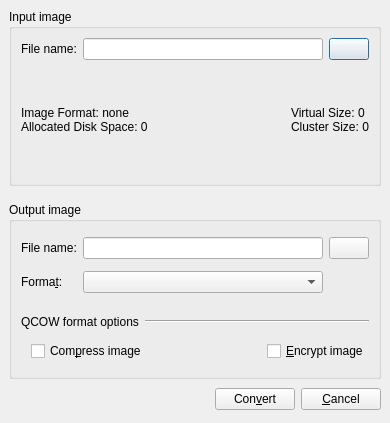
<?xml version="1.0" encoding="UTF-8"?>
<ui version="4.0">
 <author>Andrey Rijov</author>
 <class>Convert_HDD_Image_Window</class>
 <widget class="QDialog" name="Convert_HDD_Image_Window">
  <property name="geometry">
   <rect>
    <x>0</x>
    <y>0</y>
    <width>390</width>
    <height>423</height>
   </rect>
  </property>
  <property name="windowTitle">
   <string>Convert HDD Image</string>
  </property>
  <property name="windowIcon">
   <iconset resource="../resources/images.qrc">
    <normaloff>:/hdd.png</normaloff>:/hdd.png</iconset>
  </property>
  <layout class="QGridLayout" name="gridLayout">
   <item row="0" column="0" colspan="3">
    <widget class="QGroupBox" name="groupBox">
     <property name="title">
      <string>Input image</string>
     </property>
     <layout class="QGridLayout" name="gridLayout_3">
      <item row="0" column="0">
       <widget class="QLabel" name="label_3">
        <property name="text">
         <string>File name:</string>
        </property>
       </widget>
      </item>
      <item row="0" column="1">
       <widget class="QLineEdit" name="Edit_Base_File_Name"/>
      </item>
      <item row="0" column="2">
       <widget class="QPushButton" name="Button_Browse_Base">
        <property name="text">
         <string/>
        </property>
        <property name="icon">
         <iconset resource="../resources/images.qrc">
          <normaloff>:/open-file.png</normaloff>:/open-file.png</iconset>
        </property>
       </widget>
      </item>
      <item row="1" column="0" colspan="3">
       <layout class="QHBoxLayout" name="horizontalLayout_16">
        <property name="sizeConstraint">
         <enum>QLayout::SetMinimumSize</enum>
        </property>
        <item>
         <widget class="QLabel" name="Label_HDD_Info_L">
          <property name="text">
           <string>Image Format: none
Allocated Disk Space: 0</string>
          </property>
          <property name="textInteractionFlags">
           <set>Qt::TextSelectableByMouse</set>
          </property>
         </widget>
        </item>
        <item>
         <spacer name="s2">
          <property name="orientation">
           <enum>Qt::Horizontal</enum>
          </property>
          <property name="sizeHint" stdset="0">
           <size>
            <width>10</width>
            <height>15</height>
           </size>
          </property>
         </spacer>
        </item>
        <item>
         <widget class="QLabel" name="Label_HDD_Info_R">
          <property name="text">
           <string>Virtual Size: 0
Cluster Size: 0</string>
          </property>
         </widget>
        </item>
       </layout>
      </item>
     </layout>
    </widget>
   </item>
   <item row="1" column="0" colspan="3">
    <spacer name="s3">
     <property name="orientation">
      <enum>Qt::Vertical</enum>
     </property>
     <property name="sizeType">
      <enum>QSizePolicy::Fixed</enum>
     </property>
     <property name="sizeHint" stdset="0">
      <size>
       <width>368</width>
       <height>10</height>
      </size>
     </property>
    </spacer>
   </item>
   <item row="2" column="0" colspan="3">
    <widget class="QGroupBox" name="groupBox_2">
     <property name="title">
      <string>Output image</string>
     </property>
     <layout class="QGridLayout" name="gridLayout_2">
      <item row="0" column="0">
       <widget class="QLabel" name="label_4">
        <property name="text">
         <string>File name:</string>
        </property>
       </widget>
      </item>
      <item row="0" column="1">
       <widget class="QLineEdit" name="Edit_Output_File_Name"/>
      </item>
      <item row="0" column="2">
       <widget class="QPushButton" name="Button_Browse_Output">
        <property name="text">
         <string/>
        </property>
        <property name="icon">
         <iconset resource="../resources/images.qrc">
          <normaloff>:/open-file.png</normaloff>:/open-file.png</iconset>
        </property>
       </widget>
      </item>
      <item row="1" column="0">
       <widget class="QLabel" name="Label_Output_Format">
        <property name="sizePolicy">
         <sizepolicy hsizetype="Maximum" vsizetype="Preferred">
          <horstretch>0</horstretch>
          <verstretch>0</verstretch>
         </sizepolicy>
        </property>
        <property name="text">
         <string>Forma&amp;t:</string>
        </property>
        <property name="buddy">
         <cstring>CB_Output_Format</cstring>
        </property>
       </widget>
      </item>
      <item row="1" column="1">
       <widget class="QComboBox" name="CB_Output_Format"/>
      </item>
      <item row="2" column="1">
       <spacer name="s4">
        <property name="orientation">
         <enum>Qt::Vertical</enum>
        </property>
        <property name="sizeType">
         <enum>QSizePolicy::Fixed</enum>
        </property>
        <property name="sizeHint" stdset="0">
         <size>
          <width>30</width>
          <height>10</height>
         </size>
        </property>
       </spacer>
      </item>
      <item row="3" column="0" colspan="3">
       <layout class="QHBoxLayout" name="horizontalLayout_7">
        <item>
         <widget class="QLabel" name="label_5">
          <property name="sizePolicy">
           <sizepolicy hsizetype="Maximum" vsizetype="Preferred">
            <horstretch>0</horstretch>
            <verstretch>0</verstretch>
           </sizepolicy>
          </property>
          <property name="text">
           <string>QCOW format options</string>
          </property>
         </widget>
        </item>
        <item>
         <widget class="Line" name="line">
          <property name="orientation">
           <enum>Qt::Horizontal</enum>
          </property>
         </widget>
        </item>
       </layout>
      </item>
      <item row="4" column="0" colspan="3">
       <layout class="QHBoxLayout" name="horizontalLayout">
        <property name="leftMargin">
         <number>10</number>
        </property>
        <item>
         <widget class="QCheckBox" name="CH_Compressed">
          <property name="text">
           <string>Com&amp;press image</string>
          </property>
         </widget>
        </item>
        <item>
         <spacer name="s5">
          <property name="orientation">
           <enum>Qt::Horizontal</enum>
          </property>
          <property name="sizeHint" stdset="0">
           <size>
            <width>40</width>
            <height>20</height>
           </size>
          </property>
         </spacer>
        </item>
        <item>
         <widget class="QCheckBox" name="CH_Encrypted">
          <property name="text">
           <string>&amp;Encrypt image</string>
          </property>
         </widget>
        </item>
       </layout>
      </item>
     </layout>
    </widget>
   </item>
   <item row="3" column="0">
    <spacer name="s1">
     <property name="orientation">
      <enum>Qt::Horizontal</enum>
     </property>
     <property name="sizeHint" stdset="0">
      <size>
       <width>141</width>
       <height>29</height>
      </size>
     </property>
    </spacer>
   </item>
   <item row="3" column="1">
    <widget class="QPushButton" name="Button_Convert">
     <property name="text">
      <string>Con&amp;vert</string>
     </property>
     <property name="icon">
      <iconset resource="../resources/images.qrc">
       <normaloff>:/go.png</normaloff>:/go.png</iconset>
     </property>
    </widget>
   </item>
   <item row="3" column="2">
    <widget class="QPushButton" name="Button_Cancel">
     <property name="text">
      <string>&amp;Cancel</string>
     </property>
     <property name="icon">
      <iconset resource="../resources/images.qrc">
       <normaloff>:/cancel.png</normaloff>:/cancel.png</iconset>
     </property>
    </widget>
   </item>
  </layout>
 </widget>
 <layoutdefault spacing="6" margin="9"/>
 <tabstops>
  <tabstop>Edit_Base_File_Name</tabstop>
  <tabstop>Button_Browse_Base</tabstop>
  <tabstop>Edit_Output_File_Name</tabstop>
  <tabstop>Button_Browse_Output</tabstop>
  <tabstop>CB_Output_Format</tabstop>
  <tabstop>CH_Compressed</tabstop>
  <tabstop>CH_Encrypted</tabstop>
  <tabstop>Button_Convert</tabstop>
  <tabstop>Button_Cancel</tabstop>
 </tabstops>
 <resources>
  <include location="../resources/images.qrc"/>
 </resources>
 <connections>
  <connection>
   <sender>Button_Cancel</sender>
   <signal>clicked()</signal>
   <receiver>Convert_HDD_Image_Window</receiver>
   <slot>reject()</slot>
   <hints>
    <hint type="sourcelabel">
     <x>457</x>
     <y>379</y>
    </hint>
    <hint type="destinationlabel">
     <x>137</x>
     <y>315</y>
    </hint>
   </hints>
  </connection>
 </connections>
</ui>
